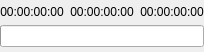
<?xml version="1.0" encoding="UTF-8"?>
<ui version="4.0">
 <class>OscWidget</class>
 <widget class="QWidget" name="OscWidget">
  <property name="geometry">
   <rect>
    <x>0</x>
    <y>0</y>
    <width>200</width>
    <height>42</height>
   </rect>
  </property>
  <property name="sizePolicy">
   <sizepolicy hsizetype="Expanding" vsizetype="Preferred">
    <horstretch>0</horstretch>
    <verstretch>0</verstretch>
   </sizepolicy>
  </property>
  <layout class="QVBoxLayout" name="verticalLayout">
   <property name="leftMargin">
    <number>0</number>
   </property>
   <property name="topMargin">
    <number>5</number>
   </property>
   <property name="rightMargin">
    <number>0</number>
   </property>
   <property name="bottomMargin">
    <number>5</number>
   </property>
   <item>
    <layout class="QHBoxLayout" name="horizontalLayout">
     <item>
      <widget class="QLabel" name="label_2">
       <property name="text">
        <string>00:00:00:00</string>
       </property>
       <property name="alignment">
        <set>Qt::AlignCenter</set>
       </property>
      </widget>
     </item>
     <item>
      <widget class="QLabel" name="label">
       <property name="text">
        <string>00:00:00:00</string>
       </property>
       <property name="alignment">
        <set>Qt::AlignCenter</set>
       </property>
      </widget>
     </item>
     <item>
      <widget class="QLabel" name="label_3">
       <property name="text">
        <string>00:00:00:00</string>
       </property>
       <property name="alignment">
        <set>Qt::AlignCenter</set>
       </property>
      </widget>
     </item>
    </layout>
   </item>
   <item>
    <widget class="QProgressBar" name="progressBar">
     <property name="textVisible">
      <bool>false</bool>
     </property>
    </widget>
   </item>
  </layout>
 </widget>
 <resources/>
 <connections/>
 <slots>
  <slot>durationChanged(int)</slot>
  <slot>loopChanged(int)</slot>
  <slot>transitionChanged(QString)</slot>
  <slot>directionChanged(QString)</slot>
  <slot>seekChanged(int)</slot>
  <slot>lengthChanged(int)</slot>
  <slot>tweenChanged(QString)</slot>
  <slot>resetTransition(QString)</slot>
  <slot>resetDuration(QString)</slot>
  <slot>resetTween(QString)</slot>
  <slot>resetDirection(QString)</slot>
  <slot>resetSeek(QString)</slot>
  <slot>resetLength(QString)</slot>
  <slot>resetLoop(QString)</slot>
  <slot>freezeOnLoadChanged(int)</slot>
  <slot>resetFreezeOnLoad(QString)</slot>
  <slot>resetUseAuto(QString)</slot>
  <slot>useAutoChanged(int)</slot>
  <slot>resetTriggerOnNext(QString)</slot>
  <slot>triggerOnNextChanged(int)</slot>
 </slots>
</ui>
